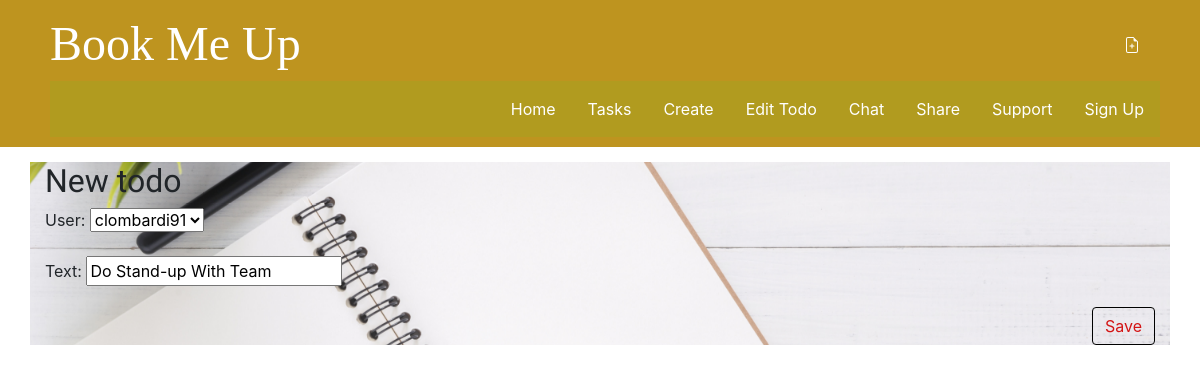
The app's page /todo/1/edit/, older data.
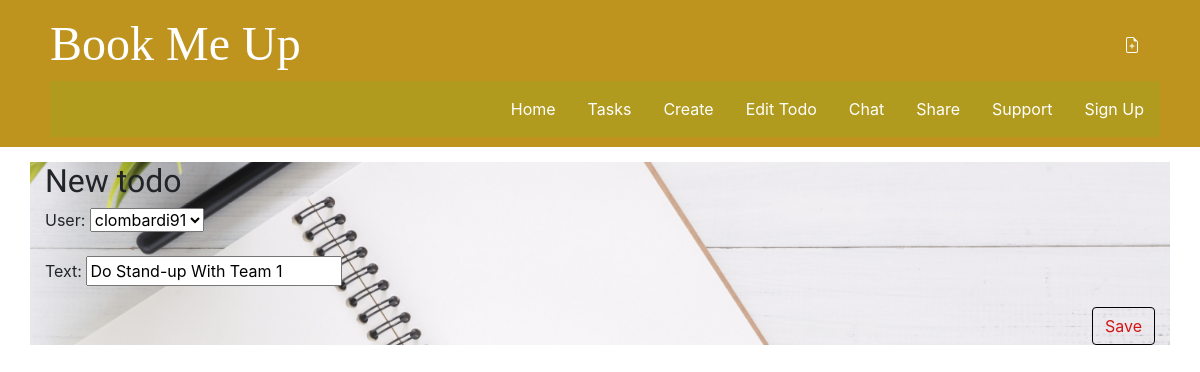
The same page, newer data.
### main/models.py (models this page shows, shortened)
class Todo(models.Model):
    text = models.CharField(max_length=280)
    created_date = models.DateField(auto_now_add=True)
    due_date = models.DateField(blank=True, null=True)
    done = models.BooleanField(default=False)
    user = models.ForeignKey(User, on_delete=models.CASCADE, related_name="todos")

### main/views.py (the view)
# urls.py: path('todo/<int:pk>/edit/', views.todo_edit, name='todo_edit'),
def todo_edit(request, pk):
    todo = get_object_or_404(Todo, pk=pk)
    if request.method == "POST":
        form = TodoForm(request.POST, instance=todo)
        if form.is_valid():
            todo = form.save(commit=False)
            todo.user = request.user
            todo.created_date = timezone.now()
            todo.save()
            return redirect('todo_detail', pk=todo.pk)
    else:
        form = TodoForm(instance=todo)
    return render(request, 'main/todo_edit.html', {'form': form})

### main/forms.py
class TodoForm(forms.ModelForm):
    class Meta:
        model = Todo
        fields = ('user', 'text',)

### templates/main/todo_edit.html
{% extends 'base.html' %}
{% block content %}
    <h2>New todo</h2>
    <form method="POST" class="todo-form">{% csrf_token %}
        {{ form.as_p }}
        <button type="submit" class="save btn btn-default">Save</button>
    </form>
{% endblock %}

Row changes from the older to the newer data that the page shows:
changed Todo "clombardi91": text "Do Stand-up With Team" → "Do Stand-up With Team 1"
